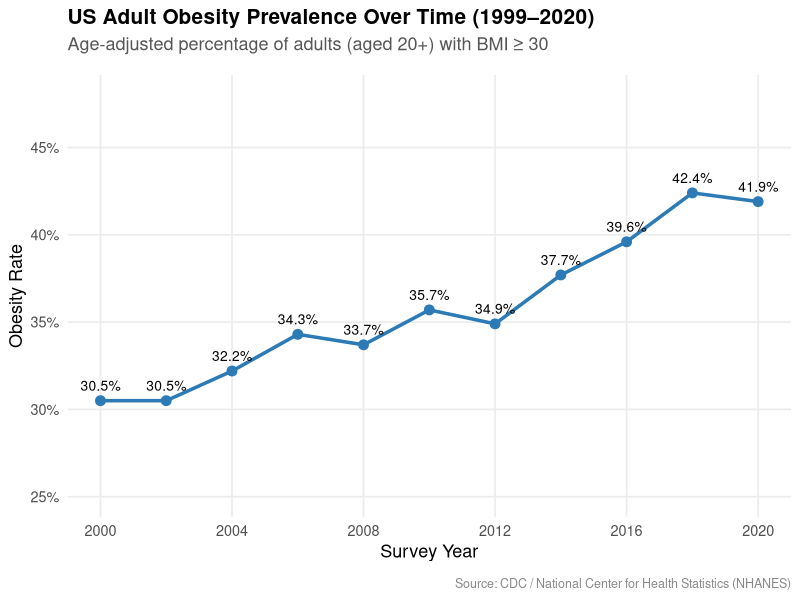

R code for this plot:
## ---- chunk 1
#| label: setup
#| include: false

library(tidyverse)
## ---- chunk 2
#| label: obesity-time-plot
#| fig-width: 9
#| fig-height: 5
#| fig-align: center

obesity_trends <- tibble(
  year = c(2000, 2002, 2004, 2006, 2008, 2010, 2012, 2014, 2016, 2018, 2020),
  rate = c(0.305, 0.305, 0.322, 0.343, 0.337, 0.357, 0.349, 0.377, 0.396, 0.424, 0.419)
)

obesity_trends |>
  ggplot(aes(x = year, y = rate)) +
  geom_line(color = "#2c7bb6", linewidth = 1.2) +
  geom_point(color = "#2c7bb6", size = 3) +
  geom_text(aes(label = scales::percent(rate, accuracy = 0.1)), vjust = -1, size = 3.5) +
  scale_y_continuous(
    labels = scales::percent_format(accuracy = 1),
    limits = c(0.25, 0.48),
    breaks = seq(0.25, 0.45, by = 0.05)
  ) +
  scale_x_continuous(breaks = seq(2000, 2020, by = 4)) +
  labs(
    title = "US Adult Obesity Prevalence Over Time (1999–2020)",
    subtitle = "Age-adjusted percentage of adults (aged 20+) with BMI ≥ 30",
    x = "Survey Year",
    y = "Obesity Rate",
    caption = "Source: CDC / National Center for Health Statistics (NHANES)"
  ) +
  theme_minimal(base_size = 13) +
  theme(
    plot.title = element_text(face = "bold", size = 15, margin = margin(b = 6)),
    plot.subtitle = element_text(color = "#555555", margin = margin(b = 15)),
    plot.caption = element_text(color = "#888888", size = 9, margin = margin(t = 12)),
    panel.grid.minor = element_blank(),
    panel.grid.major = element_line(color = "#ececec")
  )
